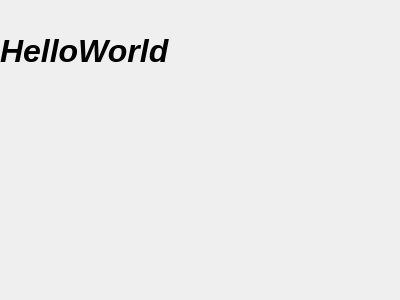
<?xml version="1.0" encoding="UTF-8"?>
<ui version="4.0">
 <class>HelloWidget</class>
 <widget class="QWidget" name="HelloWidget">
  <property name="geometry">
   <rect>
    <x>0</x>
    <y>0</y>
    <width>400</width>
    <height>300</height>
   </rect>
  </property>
  <property name="windowTitle">
   <string>HelloWidget</string>
  </property>
  <widget class="QLabel" name="label">
   <property name="geometry">
    <rect>
     <x>0</x>
     <y>0</y>
     <width>200</width>
     <height>101</height>
    </rect>
   </property>
   <property name="sizePolicy">
    <sizepolicy hsizetype="Minimum" vsizetype="Minimum">
     <horstretch>0</horstretch>
     <verstretch>0</verstretch>
    </sizepolicy>
   </property>
   <property name="minimumSize">
    <size>
     <width>50</width>
     <height>100</height>
    </size>
   </property>
   <property name="maximumSize">
    <size>
     <width>200</width>
     <height>400</height>
    </size>
   </property>
   <property name="font">
    <font>
     <pointsize>24</pointsize>
     <weight>75</weight>
     <italic>true</italic>
     <bold>true</bold>
    </font>
   </property>
   <property name="mouseTracking">
    <bool>false</bool>
   </property>
   <property name="text">
    <string>HelloWorld</string>
   </property>
   <property name="textFormat">
    <enum>Qt::AutoText</enum>
   </property>
  </widget>
 </widget>
 <resources/>
 <connections/>
</ui>
